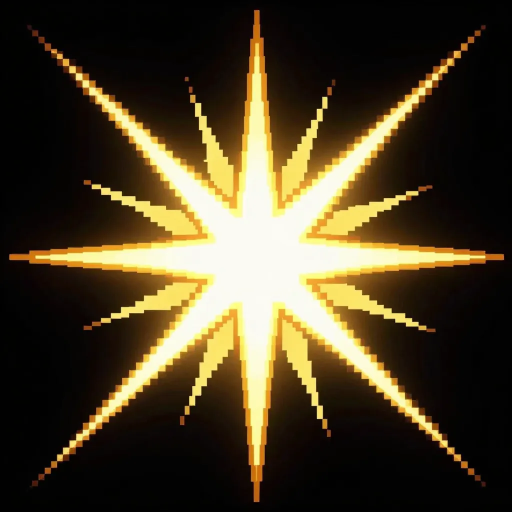
#> input picture assets/concepts/fx_gen/fx_crit_gold.webp, 1024 x 1024 px (shown at 1/2 size)
$ python -i pixelize_items.py   (imports and definitions only)
#> lines starting #> are read from the running program, lines starting #| are printed output that depends on the picture; after the words box and inside, x2 and y2 are one past the last pixel; in counts of white or black regions, pixels touching at a corner belong together
"""Turn generated item paintings into crisp game pixel icons and register them in index.html.

Usage: python3 tools/pixelize_items.py key=image.png [key=image.png ...] [--size 48]
       key = <slot>-<noun>-<rarity>, e.g. weapon-edge-legendary (see tools/item_prompts.py)

Per image: the flat background is flood-filled away from the borders (so white highlights inside the
item stay), stray specks are dropped, the item is cropped to a square, box-downsampled to SIZE art
pixels with a hard alpha, colour-reduced to a small palette with a little extra contrast, and given
a 1px dark ink outline. Output: assets/ui/items/<key>.png. The ITEM_ICONS list between the
// <items-icons> markers in src/game/42-characters.js is rewritten from the folder; then run node tools/build.cjs.
"""
import os, re, sys
import numpy as np
from PIL import Image, ImageEnhance
from scipy import ndimage

INK = (20, 15, 28)


def pixelize(src, dst, N=48, colors=26):
#> called with dst = 'out.png', N = 48, colors = 26
    im = Image.open(src).convert('RGB'); a = np.asarray(im).astype(np.float32)
#> in pixelize, im is the input picture: PIL image 1024x1024 RGB; mean R, G, B 74.2, 62.7, 38.7
    h, w = a.shape[:2]; b = 6
#> after `h, w = a.shape[:2]`: h = 1024; w = 1024
    border = np.concatenate([a[:b].reshape(-1, 3), a[-b:].reshape(-1, 3), a[:, :b].reshape(-1, 3), a[:, -b:].reshape(-1, 3)])
    bg = np.median(border, 0)
#> bg = [1, 1, 1]
    near = np.abs(a - bg).sum(-1) < 70
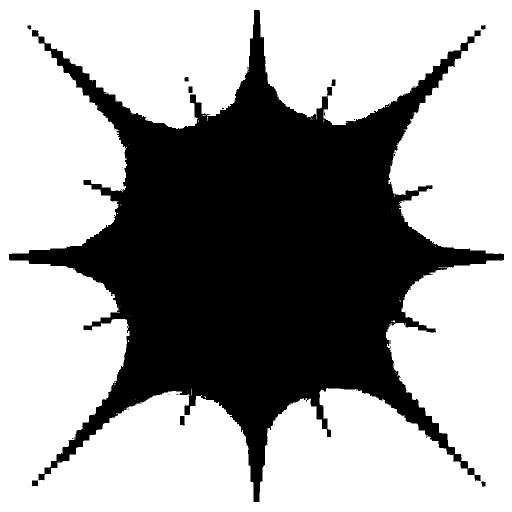
#> near: shape (1024, 1024) bool (shown at 1/2 size); 63.3% white; 57 black regions (47 under 20 px), largest, box (x1, y1, x2, y2) and area: (18, 20, 1008, 1004) 384014, (360, 832, 370, 851) 167, (654, 174, 664, 191) 162
    lab, n = ndimage.label(near)
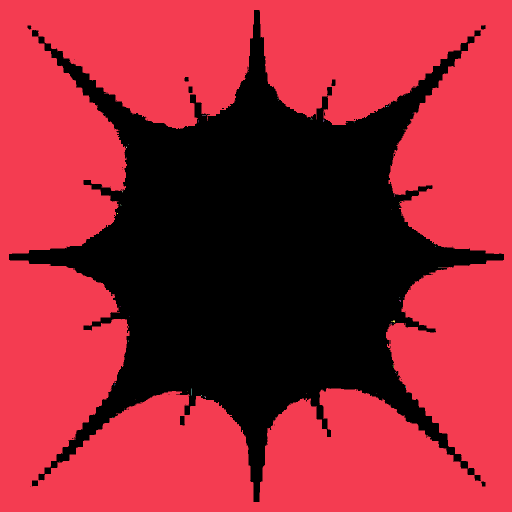
#> lab: shape (1024, 1024) int32 (shown at 1/2 size); 70 distinct labels, from 0 to 69; one colour per label, 0 black
#> n = 69
    edge_ids = set(np.unique(np.concatenate([lab[0], lab[-1], lab[:, 0], lab[:, -1]]))) - {0}
#> edge_ids = 1 item
    bgmask = np.isin(lab, list(edge_ids))
#> bgmask: shape (1024, 1024) bool; 63.3% white; 57 black regions (47 under 20 px), largest, box (x1, y1, x2, y2) and area: (18, 20, 1008, 1004) 384197, (360, 832, 370, 851) 167, (654, 174, 664, 191) 162
    fg = ~bgmask
    fg = ndimage.binary_opening(fg, iterations=2)
#> fg: shape (1024, 1024) bool; 36.6% white; 22 white regions, largest, box (x1, y1, x2, y2) and area: (18, 20, 1008, 1004) 380637, (921, 73, 949, 102) 408, (836, 370, 865, 383) 246
    lab2, n2 = ndimage.label(fg)
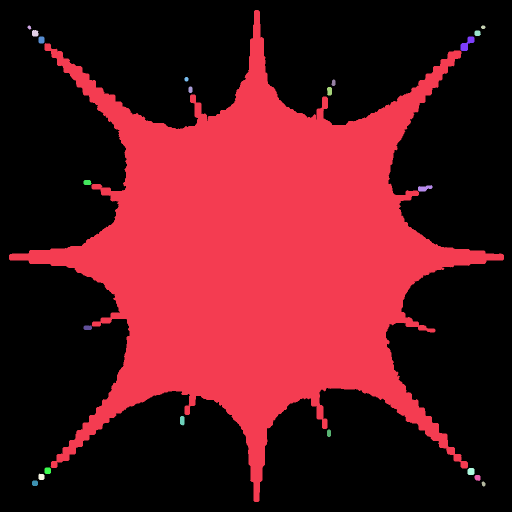
#> lab2: shape (1024, 1024) int32 (shown at 1/2 size); 23 distinct labels, from 0 to 22; one colour per label, 0 black
#> n2 = 22
    if n2:
        sizes = ndimage.sum(fg, lab2, range(1, n2 + 1)); big = sizes.max()
#> after `sizes = ndimage.sum(fg, lab2, range(1, n2 + 1))`: sizes = 22 values, max 380637 at index 0, min 44 at index 1, mean 17432.5
#> after `big = sizes.max()`: big = 380637
        fg = np.isin(lab2, [i + 1 for i, s in enumerate(sizes) if s >= 0.02 * big])
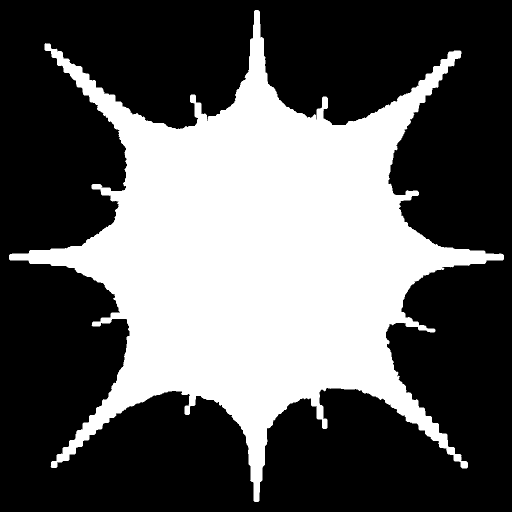
#> fg: shape (1024, 1024) bool (shown at 1/2 size); 36.3% white; 1 white region, box (x1, y1, x2, y2) and area: (18, 20, 1008, 1004) 380637
    ys, xs = np.where(fg)
    if not len(xs): raise SystemExit(f'{src}: nothing found on the background')
    x0, x1, y0, y1 = xs.min(), xs.max(), ys.min(), ys.max()
#> x0 = 18; x1 = 1007; y0 = 20; y1 = 1003
    cx, cy, half = (x0 + x1) / 2, (y0 + y1) / 2, max(x1 - x0, y1 - y0) / 2 / 0.9  # item fills 90% of the tile
#> cx = 512.5; cy = 511.5; half = 549.4
    box = (int(cx - half), int(cy - half), int(cx + half), int(cy + half))
#> box = (-36, -37, 1061, 1060)
    rgb = Image.fromarray(a.astype(np.uint8)).crop(box); m = Image.fromarray((fg * 255).astype(np.uint8)).crop(box)
#> after `rgb = Image.fromarray(a.astype(np.uint8)).crop(box)`:
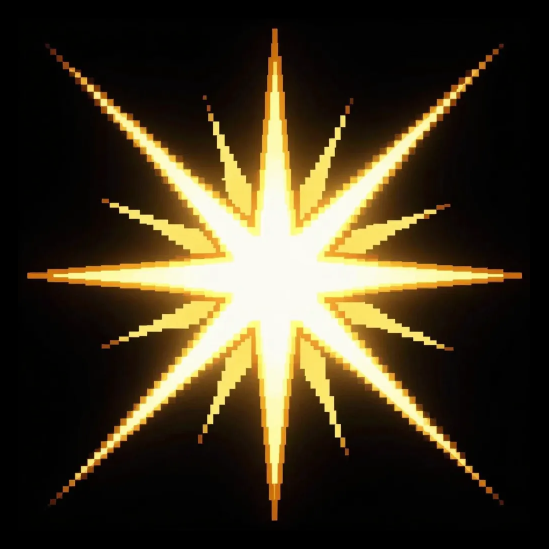
#> rgb: PIL image 1097x1097 RGB (shown at 1/2 size); mean R, G, B 64.7, 54.6, 33.7
#> after `m = Image.fromarray((fg * 255).astype(np.uint8)).crop(box)`:
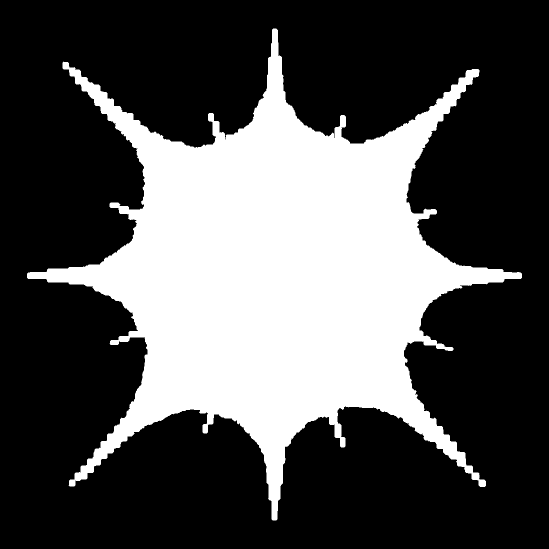
#> m: PIL image 1097x1097 L (shown at 1/2 size); 31.6% white; 1 white region, box (x1, y1, x2, y2) and area: (54, 57, 1044, 1041) 380637
    # premultiplied box downsample so background colour never bleeds into edge pixels
    A = np.asarray(m.resize((N, N), Image.BOX)).astype(np.float32) / 255
    P = np.asarray(Image.fromarray((np.asarray(rgb).astype(np.float32) * (np.asarray(m)[..., None] / 255)).astype(np.uint8)).resize((N, N), Image.BOX)).astype(np.float32)
    C = P / np.maximum(A[..., None], 1e-3)
    alpha = A > 0.45
#> alpha: shape (48, 48) bool; 32.4% white; 1 white region, box (x1, y1, x2, y2) and area: (4, 5, 44, 44) 747
    small = Image.fromarray(np.clip(C, 0, 255).astype(np.uint8))
    small = ImageEnhance.Contrast(small).enhance(1.12); small = ImageEnhance.Color(small).enhance(1.12)
    q = small.quantize(colors=colors, method=Image.Quantize.MEDIANCUT, dither=Image.Dither.NONE).convert('RGB')
    out = np.zeros((N, N, 4), np.uint8); out[..., :3] = np.asarray(q); out[..., 3] = alpha * 255
    # ink outline around the silhouette
    pad = np.pad(alpha, 1)
#> pad: shape (50, 50) bool; 29.9% white; 1 white region, box (x1, y1, x2, y2) and area: (5, 6, 45, 45) 747
    ring = (pad[:-2, 1:-1] | pad[2:, 1:-1] | pad[1:-1, :-2] | pad[1:-1, 2:]) & ~alpha
#> ring: shape (48, 48) bool; 8% white in thin lines or dots, all inside (x1, y1, x2, y2) = (3, 4, 45, 45)
    out[ring] = (*INK, 255)
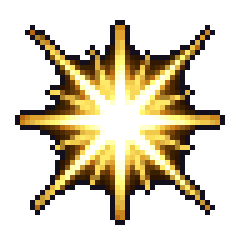
#> out: shape (48, 48, 4) (shown 5 times larger); mean R, G, B, A 67.3, 57, 34, 103.2; transparent parts drawn white
    os.makedirs(os.path.dirname(dst), exist_ok=True)
    Image.fromarray(out, 'RGBA').save(dst, optimize=True)


# [11 lines not run here, left out]

>>> result = pixelize('../assets/concepts/fx_gen/fx_crit_gold.webp', 'out.png')
